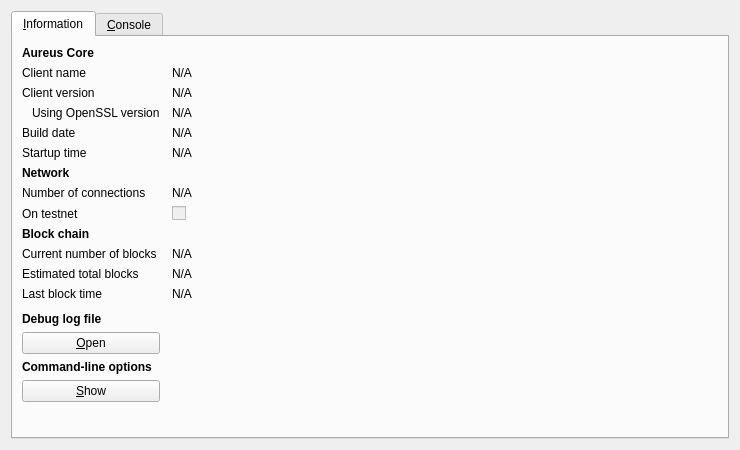
<?xml version="1.0" encoding="UTF-8"?>
<ui version="4.0">
 <class>RPCConsole</class>
 <widget class="QDialog" name="RPCConsole">
  <property name="geometry">
   <rect>
    <x>0</x>
    <y>0</y>
    <width>740</width>
    <height>450</height>
   </rect>
  </property>
  <property name="windowTitle">
   <string>Aureus - Debug window</string>
  </property>
  <layout class="QVBoxLayout" name="verticalLayout_2">
   <item>
    <widget class="QTabWidget" name="tabWidget">
     <property name="currentIndex">
      <number>0</number>
     </property>
     <widget class="QWidget" name="tab_info">
      <attribute name="title">
       <string>&amp;Information</string>
      </attribute>
      <layout class="QGridLayout" name="gridLayout" columnstretch="0,1">
       <property name="horizontalSpacing">
        <number>12</number>
       </property>
       <item row="0" column="0">
        <widget class="QLabel" name="label_9">
         <property name="font">
          <font>
           <weight>75</weight>
           <bold>true</bold>
          </font>
         </property>
         <property name="text">
          <string>Aureus Core</string>
         </property>
        </widget>
       </item>
       <item row="1" column="0">
        <widget class="QLabel" name="label_5">
         <property name="text">
          <string>Client name</string>
         </property>
        </widget>
       </item>
       <item row="1" column="1">
        <widget class="QLabel" name="clientName">
         <property name="cursor">
          <cursorShape>IBeamCursor</cursorShape>
         </property>
         <property name="text">
          <string>N/A</string>
         </property>
         <property name="textFormat">
          <enum>Qt::PlainText</enum>
         </property>
         <property name="textInteractionFlags">
          <set>Qt::LinksAccessibleByMouse|Qt::TextSelectableByKeyboard|Qt::TextSelectableByMouse</set>
         </property>
        </widget>
       </item>
       <item row="2" column="0">
        <widget class="QLabel" name="label_6">
         <property name="text">
          <string>Client version</string>
         </property>
        </widget>
       </item>
       <item row="2" column="1">
        <widget class="QLabel" name="clientVersion">
         <property name="cursor">
          <cursorShape>IBeamCursor</cursorShape>
         </property>
         <property name="text">
          <string>N/A</string>
         </property>
         <property name="textFormat">
          <enum>Qt::PlainText</enum>
         </property>
         <property name="textInteractionFlags">
          <set>Qt::LinksAccessibleByMouse|Qt::TextSelectableByKeyboard|Qt::TextSelectableByMouse</set>
         </property>
        </widget>
       </item>
       <item row="3" column="0">
        <widget class="QLabel" name="label_14">
         <property name="text">
          <string>Using OpenSSL version</string>
         </property>
         <property name="indent">
          <number>10</number>
         </property>
        </widget>
       </item>
       <item row="3" column="1">
        <widget class="QLabel" name="openSSLVersion">
         <property name="cursor">
          <cursorShape>IBeamCursor</cursorShape>
         </property>
         <property name="text">
          <string>N/A</string>
         </property>
         <property name="textFormat">
          <enum>Qt::PlainText</enum>
         </property>
         <property name="textInteractionFlags">
          <set>Qt::LinksAccessibleByMouse|Qt::TextSelectableByKeyboard|Qt::TextSelectableByMouse</set>
         </property>
        </widget>
       </item>
       <item row="4" column="0">
        <widget class="QLabel" name="label_12">
         <property name="text">
          <string>Build date</string>
         </property>
        </widget>
       </item>
       <item row="4" column="1">
        <widget class="QLabel" name="buildDate">
         <property name="cursor">
          <cursorShape>IBeamCursor</cursorShape>
         </property>
         <property name="text">
          <string>N/A</string>
         </property>
         <property name="textFormat">
          <enum>Qt::PlainText</enum>
         </property>
         <property name="textInteractionFlags">
          <set>Qt::LinksAccessibleByMouse|Qt::TextSelectableByKeyboard|Qt::TextSelectableByMouse</set>
         </property>
        </widget>
       </item>
       <item row="5" column="0">
        <widget class="QLabel" name="label_13">
         <property name="text">
          <string>Startup time</string>
         </property>
        </widget>
       </item>
       <item row="5" column="1">
        <widget class="QLabel" name="startupTime">
         <property name="cursor">
          <cursorShape>IBeamCursor</cursorShape>
         </property>
         <property name="text">
          <string>N/A</string>
         </property>
         <property name="textFormat">
          <enum>Qt::PlainText</enum>
         </property>
         <property name="textInteractionFlags">
          <set>Qt::LinksAccessibleByMouse|Qt::TextSelectableByKeyboard|Qt::TextSelectableByMouse</set>
         </property>
        </widget>
       </item>
       <item row="6" column="0">
        <widget class="QLabel" name="label_11">
         <property name="font">
          <font>
           <weight>75</weight>
           <bold>true</bold>
          </font>
         </property>
         <property name="text">
          <string>Network</string>
         </property>
        </widget>
       </item>
       <item row="7" column="0">
        <widget class="QLabel" name="label_7">
         <property name="text">
          <string>Number of connections</string>
         </property>
        </widget>
       </item>
       <item row="7" column="1">
        <widget class="QLabel" name="numberOfConnections">
         <property name="cursor">
          <cursorShape>IBeamCursor</cursorShape>
         </property>
         <property name="text">
          <string>N/A</string>
         </property>
         <property name="textFormat">
          <enum>Qt::PlainText</enum>
         </property>
         <property name="textInteractionFlags">
          <set>Qt::LinksAccessibleByMouse|Qt::TextSelectableByKeyboard|Qt::TextSelectableByMouse</set>
         </property>
        </widget>
       </item>
       <item row="8" column="0">
        <widget class="QLabel" name="label_8">
         <property name="text">
          <string>On testnet</string>
         </property>
        </widget>
       </item>
       <item row="8" column="1">
        <widget class="QCheckBox" name="isTestNet">
         <property name="enabled">
          <bool>false</bool>
         </property>
         <property name="text">
          <string/>
         </property>
        </widget>
       </item>
       <item row="9" column="0">
        <widget class="QLabel" name="label_10">
         <property name="font">
          <font>
           <weight>75</weight>
           <bold>true</bold>
          </font>
         </property>
         <property name="text">
          <string>Block chain</string>
         </property>
        </widget>
       </item>
       <item row="10" column="0">
        <widget class="QLabel" name="label_3">
         <property name="text">
          <string>Current number of blocks</string>
         </property>
        </widget>
       </item>
       <item row="10" column="1">
        <widget class="QLabel" name="numberOfBlocks">
         <property name="cursor">
          <cursorShape>IBeamCursor</cursorShape>
         </property>
         <property name="text">
          <string>N/A</string>
         </property>
         <property name="textFormat">
          <enum>Qt::PlainText</enum>
         </property>
         <property name="textInteractionFlags">
          <set>Qt::LinksAccessibleByMouse|Qt::TextSelectableByKeyboard|Qt::TextSelectableByMouse</set>
         </property>
        </widget>
       </item>
       <item row="11" column="0">
        <widget class="QLabel" name="label_4">
         <property name="text">
          <string>Estimated total blocks</string>
         </property>
        </widget>
       </item>
       <item row="11" column="1">
        <widget class="QLabel" name="totalBlocks">
         <property name="cursor">
          <cursorShape>IBeamCursor</cursorShape>
         </property>
         <property name="text">
          <string>N/A</string>
         </property>
         <property name="textFormat">
          <enum>Qt::PlainText</enum>
         </property>
         <property name="textInteractionFlags">
          <set>Qt::LinksAccessibleByMouse|Qt::TextSelectableByKeyboard|Qt::TextSelectableByMouse</set>
         </property>
        </widget>
       </item>
       <item row="12" column="0">
        <widget class="QLabel" name="label_2">
         <property name="text">
          <string>Last block time</string>
         </property>
        </widget>
       </item>
       <item row="12" column="1">
        <widget class="QLabel" name="lastBlockTime">
         <property name="cursor">
          <cursorShape>IBeamCursor</cursorShape>
         </property>
         <property name="text">
          <string>N/A</string>
         </property>
         <property name="textFormat">
          <enum>Qt::PlainText</enum>
         </property>
         <property name="textInteractionFlags">
          <set>Qt::LinksAccessibleByMouse|Qt::TextSelectableByKeyboard|Qt::TextSelectableByMouse</set>
         </property>
        </widget>
       </item>
       <item row="13" column="0">
        <spacer name="verticalSpacer_2">
         <property name="orientation">
          <enum>Qt::Vertical</enum>
         </property>
         <property name="sizeHint" stdset="0">
          <size>
           <width>20</width>
           <height>20</height>
          </size>
         </property>
        </spacer>
       </item>
       <item row="14" column="0">
        <widget class="QLabel" name="labelDebugLogfile">
         <property name="font">
          <font>
           <weight>75</weight>
           <bold>true</bold>
          </font>
         </property>
         <property name="text">
          <string>Debug log file</string>
         </property>
        </widget>
       </item>
       <item row="15" column="0">
        <widget class="QPushButton" name="openDebugLogfileButton">
         <property name="toolTip">
          <string>Open the Aureus debug log file from the current data directory. This can take a few seconds for large log files.</string>
         </property>
         <property name="text">
          <string>&amp;Open</string>
         </property>
         <property name="autoDefault">
          <bool>false</bool>
         </property>
        </widget>
       </item>
       <item row="16" column="0">
        <widget class="QLabel" name="labelCLOptions">
         <property name="font">
          <font>
           <weight>75</weight>
           <bold>true</bold>
          </font>
         </property>
         <property name="text">
          <string>Command-line options</string>
         </property>
        </widget>
       </item>
       <item row="17" column="0">
        <widget class="QPushButton" name="showCLOptionsButton">
         <property name="toolTip">
          <string>Show the Aureus-Qt help message to get a list with possible Aureus command-line options.</string>
         </property>
         <property name="text">
          <string>&amp;Show</string>
         </property>
         <property name="autoDefault">
          <bool>false</bool>
         </property>
        </widget>
       </item>
       <item row="18" column="0">
        <spacer name="verticalSpacer">
         <property name="orientation">
          <enum>Qt::Vertical</enum>
         </property>
         <property name="sizeHint" stdset="0">
          <size>
           <width>20</width>
           <height>40</height>
          </size>
         </property>
        </spacer>
       </item>
      </layout>
     </widget>
     <widget class="QWidget" name="tab_console">
      <attribute name="title">
       <string>&amp;Console</string>
      </attribute>
      <layout class="QVBoxLayout" name="verticalLayout_3">
       <property name="spacing">
        <number>3</number>
       </property>
       <item>
        <widget class="QTextEdit" name="messagesWidget">
         <property name="minimumSize">
          <size>
           <width>0</width>
           <height>100</height>
          </size>
         </property>
         <property name="readOnly">
          <bool>true</bool>
         </property>
         <property name="tabKeyNavigation" stdset="0">
          <bool>false</bool>
         </property>
         <property name="columnCount" stdset="0">
          <number>2</number>
         </property>
        </widget>
       </item>
       <item>
        <layout class="QHBoxLayout" name="horizontalLayout">
         <property name="spacing">
          <number>3</number>
         </property>
         <item>
          <widget class="QLabel" name="label">
           <property name="text">
            <string notr="true">&gt;</string>
           </property>
          </widget>
         </item>
         <item>
          <widget class="QLineEdit" name="lineEdit"/>
         </item>
         <item>
          <widget class="QPushButton" name="clearButton">
           <property name="maximumSize">
            <size>
             <width>24</width>
             <height>24</height>
            </size>
           </property>
           <property name="toolTip">
            <string>Clear console</string>
           </property>
           <property name="text">
            <string/>
           </property>
           <property name="icon">
            <iconset resource="../bitcoin.qrc">
             <normaloff>:/icons/remove</normaloff>:/icons/remove</iconset>
           </property>
           <property name="shortcut">
            <string notr="true">Ctrl+L</string>
           </property>
           <property name="autoDefault">
            <bool>false</bool>
           </property>
          </widget>
         </item>
        </layout>
       </item>
      </layout>
     </widget>
    </widget>
   </item>
  </layout>
 </widget>
 <resources>
  <include location="../bitcoin.qrc"/>
 </resources>
 <connections/>
</ui>
